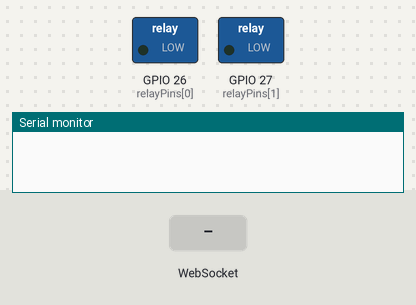
The sketch below on a simulated ESP32. Shown: switched loads named in the sketch (green lamp = pin HIGH), the last lines printed to the serial monitor. The inputs (shaded band) are chosen by the test bench. WiFi joins after 1.5 s; servers stay silent unless stated.

Above: at 0.1 s.
At 3.2 s:
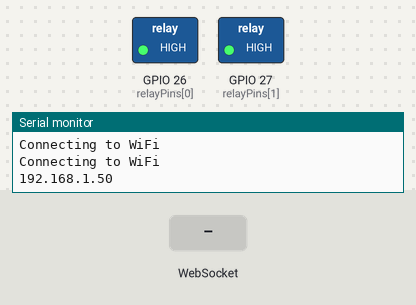
3.3 s: WebSocket text "1" received
Timing chart, 0 to 6.3 s (numbered marks = the images above; inputs shaded):
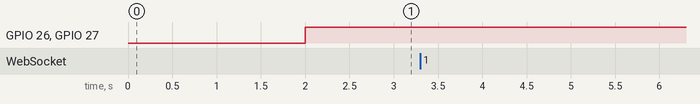

The sketch:

WiFiRelay.ino
```cpp
#include <ETH.h>
#include <WiFi.h>
#include <WiFiAP.h>
#include <WiFiClient.h>
#include <WiFiGeneric.h>
#include <WiFiMulti.h>
#include <WiFiScan.h>
#include <WiFiServer.h>
#include <WiFiSTA.h>
#include <WiFiType.h>
#include <WiFiUdp.h>
#include <AsyncTCP.h>
#include <ESPAsyncWebServer.h>

// *********** relayPins ***********
int relayPins[] = { 26, 27 };

// *********** WIFI CONFIG ***********
const char* ssid = "your ssid here";
const char* password = "your password";

// *********** RELAY STATES ***********
bool relayStates[] = { false, false };
int arrLength = sizeof(relayPins) / sizeof(int);

String relayJSON;
// *********** SERVER CONFIG ***********
AsyncWebServer server(80);
AsyncWebSocket ws("/ws");

IPAddress local_IP(192, 168, 1, 69); //nice
IPAddress gateway(192, 168, 1, 1);
IPAddress subnet(255, 255, 0, 0);

// *********** WEBPAGE ***********
const char index_html[] PROGMEM = R"rawliteral(
<!DOCTYPE html>
<html lang="en">
  <head>
    <meta charset="UTF-8" />
    <meta http-equiv="X-UA-Compatible" content="IE=edge" />
    <meta name="viewport" content="width=device-width, initial-scale=1.0" />
    <title>WiFi Relay</title>
  </head>
  <style>
    html {
      font-family: -apple-system, BlinkMacSystemFont, "Segoe UI", Roboto, Oxygen,
        Ubuntu, Cantarell, "Open Sans", "Helvetica Neue", sans-serif;
    }
    .main {
      display: flex;
      justify-content: center;
      align-items: center;
      flex-direction: column;
      height: 100vh;
      font-size: xx-large;
    }
    .button {
      font-size: larger;
      min-height: 35px;
      border: none;
      border-radius: 10px;
      background-color: lightblue;
    }
    .button:hover {
      background-color: gray;
    }
    .state-container {
      display: flex;
      flex-direction: column;
      justify-content: center;
    }
  </style>
  <body>
    <div class="main">
      <h1>WiFi Relay</h1>
      <div class="state-container">
        <h2 id="state1">%STATE%</h2>
        <button id="button1" class="button">Toggle</button>
      </div>
      <div class="state-container">
        <h2 id="state2">%STATE2%</h2>
        <button id="button2" class="button">Toggle</button>
      </div>
    </div>
    <script>
      var gateway = `ws://${window.location.hostname}/ws`;
      var websocket;
      window.addEventListener("load", onLoad);
      function initWebSocket() {
        console.log("Trying to open a WebSocket connection...");
        websocket = new WebSocket(gateway);
        websocket.onopen = onOpen;
        websocket.onclose = onClose;
        websocket.onmessage = onMessage;
      }
      function onOpen(event) {
        console.log("Connection opened");
      }
      function onClose(event) {
        console.log("Connection closed");
        setTimeout(initWebSocket, 2000);
      }
      function onMessage(event) {
        var res = JSON.parse(event.data);
        var state1 = res.relay1 == "1" ? "ON" : "OFF";
        var state2 = res.relay2 == "1" ? "ON" : "OFF";
        document.getElementById("state1").innerHTML = state1;
        document.getElementById("button1").textContent = state1;
        document.getElementById("state2").innerHTML = state2;
        document.getElementById("button2").textContent = state2;
      }
      function onLoad(event) {
        initWebSocket();
        initButton();
      }
      function initButton() {
        document
          .getElementById("button1")
          .addEventListener("click", () => websocket.send("toggle1"));
        document
          .getElementById("button2")
          .addEventListener("click", () => websocket.send("toggle2"));
      }
    </script>
  </body>
</html>
)rawliteral";

void notifyClients(){
  relayJSON = "{\"relay1\":\"" + String(relayStates[0]) + "\", \"relay2\":\"" + String(relayStates[1]) + "\"}";
  Serial.println(relayJSON);
  ws.textAll(relayJSON);
}

void handleWebSocketMessage(void *arg, uint8_t *data, size_t len) {
  AwsFrameInfo *info = (AwsFrameInfo*)arg;
  if (info->final && info->index == 0 && info->len == len && info->opcode == WS_TEXT) {
    data[len] = 0;
    if (strcmp((char*)data, "toggle1") == 0) {
      relayStates[0] = !relayStates[0];
      notifyClients();
    }
    if (strcmp((char*)data, "toggle2") == 0) {
      relayStates[1] = !relayStates[1];
      notifyClients();
    }
  }
}

void onEvent(AsyncWebSocket *server, AsyncWebSocketClient *client, AwsEventType type,
             void *arg, uint8_t *data, size_t len) {
  switch (type) {
    case WS_EVT_CONNECT:
      Serial.printf("WebSocket client #%u connected from %s\n", client->id(), client->remoteIP().toString().c_str());
      break;
    case WS_EVT_DISCONNECT:
      Serial.printf("WebSocket client #%u disconnected\n", client->id());
      break;
    case WS_EVT_DATA:
      handleWebSocketMessage(arg, data, len);
      break;
    case WS_EVT_PONG:
    case WS_EVT_ERROR:
      break;
  }
}

void initWebSocket() {
  ws.onEvent(onEvent);
  server.addHandler(&ws);
}

String processor(const String& var){
  Serial.println(var);
  if(var == "STATE") return relayStates[0] ? "ON" : "OFF";
  else if(var == "STATE2") return relayStates[1] ? "ON" : "OFF";
  return String();
}

void setup() {
  Serial.begin(115200);

  for(int i=0; i < arrLength; i++){
    pinMode(relayPins[i], OUTPUT);
    digitalWrite(relayPins[i], LOW);
  }

  if (!WiFi.config(local_IP, gateway, subnet))
      Serial.println("STA Failed to configure");

  WiFi.begin(ssid, password);
  while(WiFi.status() != WL_CONNECTED){
    delay(1000);
    Serial.println("Connecting to WiFi");
  }

  Serial.println(WiFi.localIP());

  initWebSocket();

  server.on("/", HTTP_GET, [](AsyncWebServerRequest *request){
      request->send_P(200, "text/html", index_html, processor);
  });
  server.begin();
}

void loop() {
  ws.cleanupClients();
  for(int j=0; j<arrLength; j++){
    digitalWrite(relayPins[j], !relayStates[j]);
  }
}
```
